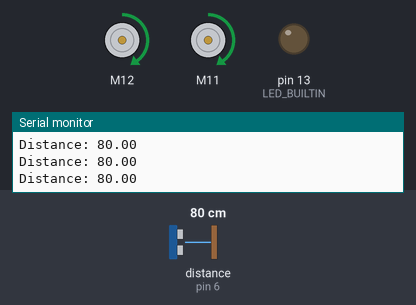
Recording of a sketch running on a simulated Arduino Uno, built with avr-gcc and run on an emulated ATmega328P. Shown: 2 × DC motor (green arrow = forward, orange = backward, longer = faster), output pins drawn as LEDs (lit = HIGH), the last lines printed to the serial monitor. The test bench sets the inputs (shaded band); at power-on: distance to the obstacle (sensor on pin 6) 80 cm.

Above: at 1.2 s.
1.3 s: distance to the obstacle (sensor on pin 6) set to 21 cm
2.8 s: distance to the obstacle (sensor on pin 6) set to 17 cm
At 3.3 s:
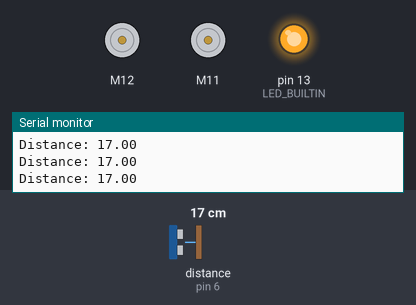
4.3 s: distance to the obstacle (sensor on pin 6) set to 35 cm
At 5.5 s:
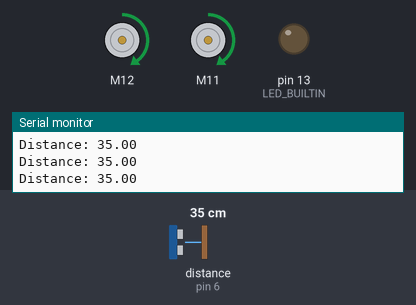
5.8 s: distance to the obstacle (sensor on pin 6) set to 2 cm
At 7.3 s:
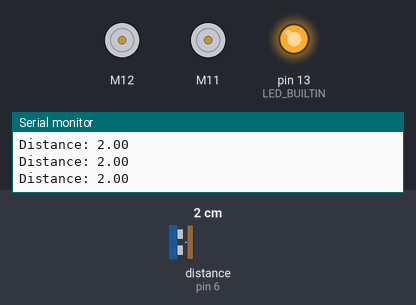
Timing chart, 0 to 8.3 s (numbered marks = the images above; inputs shaded):
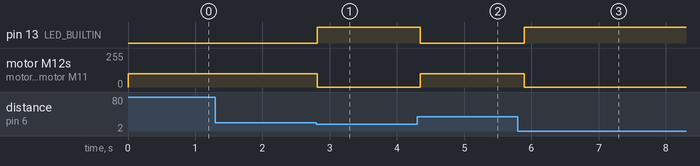

The sketch:

ultrasonicSensorTest1.ino
```cpp
#include <MeMegaPi.h>

MeUltrasonicSensor ultrasonic(PORT_6); // Ultrasonic sensor on PORT 7
MeDCMotor motorLeft(PORT2);            // Left motor connected to PORT 2
MeDCMotor motorRight(PORT1);           // Right motor connected to PORT 1

void setup() {
    Serial.begin(9600);
    pinMode(LED_BUILTIN, OUTPUT);
}

void loop() {
    float distance = ultrasonic.distanceCm(); // Measure distance in cm
    Serial.print("Distance: ");
    Serial.println(distance);

    if (distance > 0 && distance < 20) { // Ensure valid readings and check distance
        digitalWrite(LED_BUILTIN, HIGH);  // Turn the LED on
        motorLeft.stop();
        motorRight.stop();
    } else {
        digitalWrite(LED_BUILTIN, LOW);   // Turn the LED off
        motorLeft.run(100);
        motorRight.run(100);
    }

    delay(100); // Shorter delay for quicker response
}
```

Measured:
- the behaviour switches between 20 and 19 cm on distance to the obstacle (sensor on pin 6) (found by bisection; images 0 and 1)
- after the input at 2.8 s, pin 13 (LED_BUILTIN): LOW → HIGH at once; motor M12, motor M11: forward 100/255 → stopped at once
- after the input at 4.3 s, pin 13 (LED_BUILTIN): HIGH → LOW after 0.05 s; motor M12, motor M11: stopped → forward 100/255 after 0.05 s
- after the input at 5.8 s, pin 13 (LED_BUILTIN): LOW → HIGH after 0.09 s; motor M12, motor M11: forward 100/255 → stopped after 0.09 s
